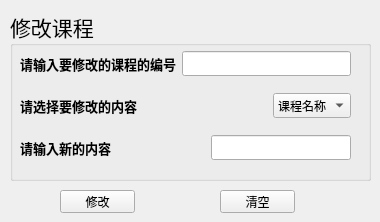
      <widget class="QWidget" name="tab_8">
       <attribute name="title">
        <string>修改</string>
       </attribute>
       <widget class="QGroupBox" name="groupBox_5">
        <property name="geometry">
         <rect>
          <x>10</x>
          <y>10</y>
          <width>361</width>
          <height>171</height>
         </rect>
        </property>
        <property name="font">
         <font>
          <family>华文隶书</family>
          <pointsize>16</pointsize>
         </font>
        </property>
        <property name="title">
         <string>修改课程</string>
        </property>
        <widget class="QWidget" name="layoutWidget4">
         <property name="geometry">
          <rect>
           <x>10</x>
           <y>30</y>
           <width>331</width>
           <height>131</height>
          </rect>
         </property>
         <layout class="QVBoxLayout" name="verticalLayout_5">
          <item>
           <layout class="QHBoxLayout" name="horizontalLayout_12">
            <item>
             <widget class="QLabel" name="modCnoLabel">
              <property name="font">
               <font>
                <family>仿宋</family>
                <pointsize>10</pointsize>
                <weight>75</weight>
                <bold>true</bold>
               </font>
              </property>
              <property name="text">
               <string>请输入要修改的课程的编号</string>
              </property>
             </widget>
            </item>
            <item>
             <widget class="QLineEdit" name="modCnoInput">
              <property name="font">
               <font>
                <family>宋体</family>
                <pointsize>9</pointsize>
               </font>
              </property>
             </widget>
            </item>
           </layout>
          </item>
          <item>
           <layout class="QHBoxLayout" name="horizontalLayout_14">
            <item>
             <widget class="QLabel" name="modContentLabel">
              <property name="font">
               <font>
                <family>仿宋</family>
                <pointsize>10</pointsize>
                <weight>75</weight>
                <bold>true</bold>
               </font>
              </property>
              <property name="text">
               <string>请选择要修改的内容</string>
              </property>
             </widget>
            </item>
            <item>
             <spacer name="horizontalSpacer_4">
              <property name="orientation">
               <enum>Qt::Horizontal</enum>
              </property>
              <property name="sizeHint" stdset="0">
               <size>
                <width>40</width>
                <height>20</height>
               </size>
              </property>
             </spacer>
            </item>
            <item>
             <widget class="QComboBox" name="selectModCombo">
              <property name="font">
               <font>
                <family>宋体</family>
                <pointsize>9</pointsize>
                <weight>50</weight>
                <bold>false</bold>
               </font>
              </property>
              <item>
               <property name="text">
                <string>课程名称</string>
               </property>
              </item>
              <item>
               <property name="text">
                <string>授课教师</string>
               </property>
              </item>
              <item>
               <property name="text">
                <string>课程学分</string>
               </property>
              </item>
             </widget>
            </item>
           </layout>
          </item>
          <item>
           <layout class="QHBoxLayout" name="horizontalLayout_15">
            <item>
             <widget class="QLabel" name="modNewContentLabel">
              <property name="font">
               <font>
                <family>仿宋</family>
                <pointsize>10</pointsize>
                <weight>75</weight>
                <bold>true</bold>
               </font>
              </property>
              <property name="text">
               <string>请输入新的内容</string>
              </property>
             </widget>
            </item>
            <item>
             <widget class="QLineEdit" name="modNewContentInput">
              <property name="maximumSize">
               <size>
                <width>140</width>
                <height>16777215</height>
               </size>
              </property>
              <property name="font">
               <font>
                <family>宋体</family>
                <pointsize>9</pointsize>
               </font>
              </property>
             </widget>
            </item>
           </layout>
          </item>
         </layout>
        </widget>
       </widget>
       <widget class="QPushButton" name="modCbtn">
        <property name="geometry">
         <rect>
          <x>60</x>
          <y>190</y>
          <width>75</width>
          <height>23</height>
         </rect>
        </property>
        <property name="font">
         <font>
          <family>宋体</family>
          <pointsize>9</pointsize>
          <weight>50</weight>
          <bold>false</bold>
         </font>
        </property>
        <property name="text">
         <string>修改</string>
        </property>
       </widget>
       <widget class="QPushButton" name="resetCmodbtn">
        <property name="geometry">
         <rect>
          <x>220</x>
          <y>190</y>
          <width>75</width>
          <height>23</height>
         </rect>
        </property>
        <property name="font">
         <font>
          <family>宋体</family>
          <pointsize>9</pointsize>
          <weight>50</weight>
          <bold>false</bold>
         </font>
        </property>
        <property name="text">
         <string>清空</string>
        </property>
       </widget>
      </widget>
